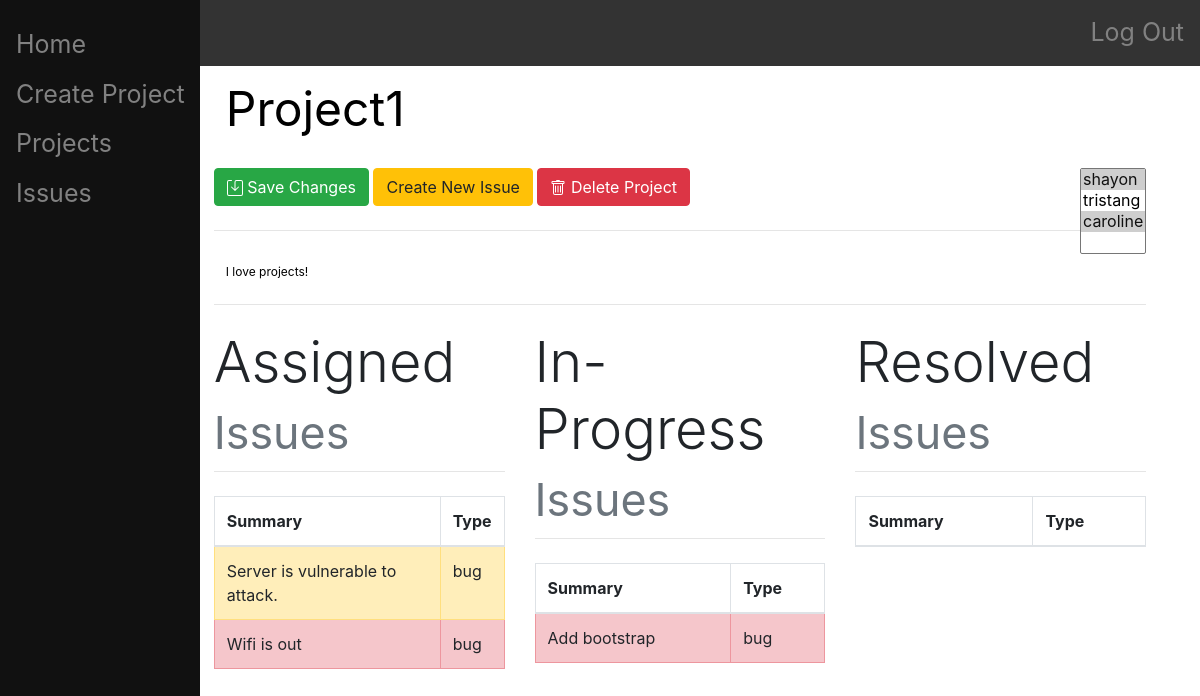
The page /project/1/ on the database as committed earlier.
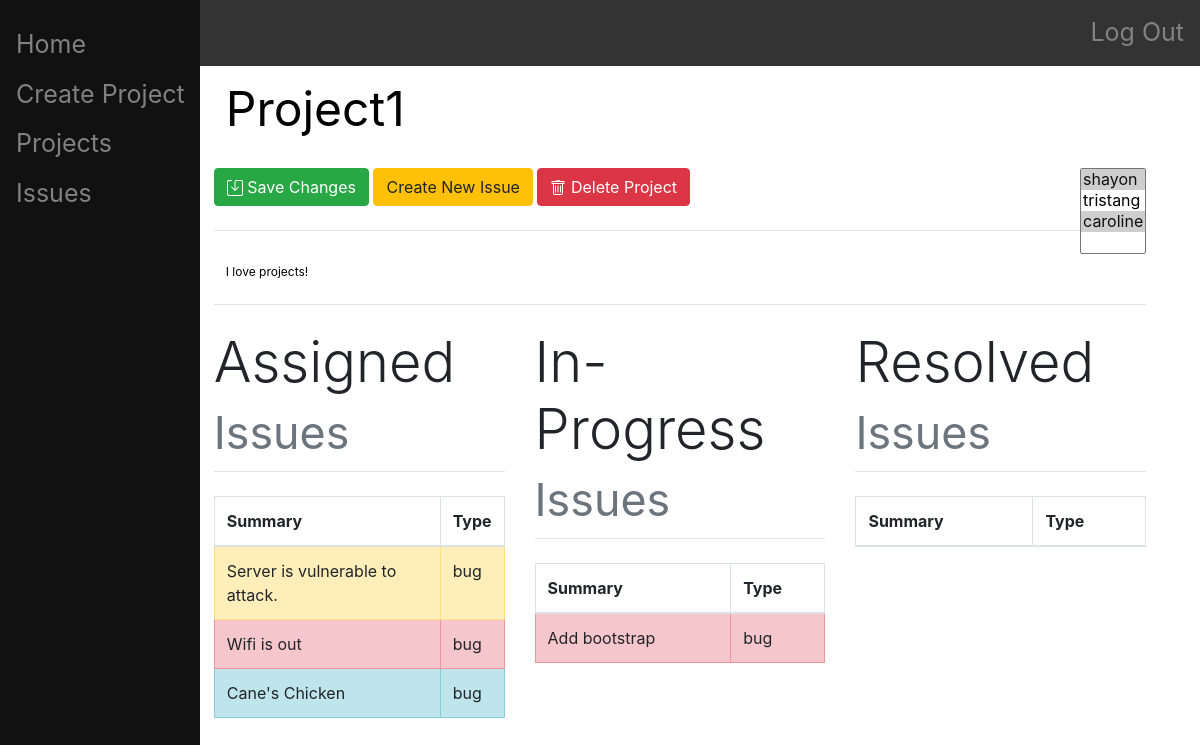
The same page on the database as committed later.
### main/models.py (models this page shows, shortened)
class Issue(models.Model):
    project = models.ForeignKey(Project, on_delete=models.CASCADE)
    summary = models.CharField(max_length=200)
    description = models.CharField(max_length=1000)
    type = models.CharField(
        max_length = 4,
        choices = (
            ("task", "task"),
            ("bug", "bug"),
        ),
        default = "task"
    )
    priority = models.CharField(
        max_length = 7,
        choices = (
            ("blocker", "blocker"),
            ("major", "major"),
            ("minor", "minor"),
        ),
        default = "minor"
    )
    status = models.CharField(
        max_length = 11,
        choices = (
            ("assigned", "assigned"),
            ("in-progress", "in-progress"),
            ("resolved", "resolved"),
        ),
        default = "assigned"
    )
    assigner = models.ForeignKey(User, on_delete=models.CASCADE, related_name="issue_assigner", null=True)
    assignee = models.ForeignKey(User, on_delete=models.CASCADE, related_name="issue_assignee", null=True)
    date_created = models.DateTimeField(editable=False)
    date_updated = models.DateTimeField()
    files = JSONField(default=list)

### main/views.py (the view, shortened to what this page needs)
# urls.py: path("project/<int:id>/", views.project_index, name="project_index"),
def project_index(response, id):
    authenticate(response)
    print(response.POST)
    print(response)
    project = Project.objects.get(id=id)
    if project:
        User = get_user_model()
        users = User.objects.all()
        assigned = []
        in_progress = []
        resolved = []
        for i in project.issue_set.all():
            if i.status == "assigned":
                assigned.append(i)
            elif i.status == "in-progress":
                in_progress.append(i)
            else:
                resolved.append(i)
        return render(response, "main/project-index.html", {"project":project, "users": users, "assigned":assigned, "in_progress":in_progress, "resolved":resolved})
    return render(response, "main/home.html", {})

### main/views.py (called while the page is built)
def authenticate(response):
    if not response.user.is_authenticated:
        return HttpResponseRedirect("/login/")

### main/templates/main/project-index.html (shortened to what the changed rows need)
{% extends "main/base.html" %}
{% block content %}
    {% if project.issue_set.all %}
        <div class="row">
            <div class="table-responsive col-md-4">
                <h1 class="display-4">
                  Assigned
                  <small class="text-muted">Issues</small>
                </h1>
                <table class="table table-hover table-bordered">
                    <thead>
                        <tr>
                            <th scope="col">Summary</th>
                            <th scope="col">Type</th>
                        </tr>
                    </thead>
                    <tbody>
                        {% for i in assigned %}
                            {% if i.priority == "blocker" %}
                                <tr class="table-danger" style="transform: rotate(0);">
                            {% elif i.priority == "major" %}
                                <tr class="table-warning" style="transform: rotate(0);">
                            {% else %}
                                <tr class="table-info" style="transform: rotate(0);">
                            {% endif %}
                            <th style="font-weight:normal" scope="row"><a href="/project/{{i.project.id}}/issue/{{i.id}}" class="stretched-link"></a>{{i.summary}}</th>
                                <td>{{i.type}}</td>
                            </tr>
                        {% endfor %}
                    </tbody>
                </table>
            </div>
            <div class="table-responsive col-md-4">
                <h1 class="display-4">
                  In-Progress
                  <small class="text-muted">Issues</small>
                </h1>
                <table class="table table-hover table-bordered caption-top">
                    <thead>
                        <tr>
                            <th scope="col">Summary</th>
                            <th scope="col">Type</th>
                        </tr>
                    </thead>
                    <tbody>
                        {% for i in in_progress %}
                            {% if i.priority == "blocker" %}
                                <tr class="table-danger" style="transform: rotate(0);">
                            {% elif i.priority == "major" %}
                                <tr class="table-warning" style="transform: rotate(0);">
                            {% else %}
                                <tr class="table-info" style="transform: rotate(0);">
                            {% endif %}
                            <th style="font-weight:normal" scope="row"><a href="/project/{{i.project.id}}/issue/{{i.id}}" class="stretched-link"></a>{{i.summary}}</th>
                                <td>{{i.type}}</td>
                            </tr>
                        {% endfor %}
                    </tbody>
                </table>
            </div>
            <div class="table-responsive col-md-4">
                <h1 class="display-4">
                  Resolved
                  <small class="text-muted">Issues</small>
                </h1>
                <table class="table table-hover table-bordered caption-top">
                    <thead>
                        <tr>
                            <th scope="col">Summary</th>
                            <th scope="col">Type</th>
                        </tr>
                    </thead>
                </table>
            </div>
        </div>
    {% endif %}
{% endblock %}

Rows that differ between the two databases and show on the page:
added Issue: summary "Cane's Chicken", type "bug", shown under "Assigned Issues"
